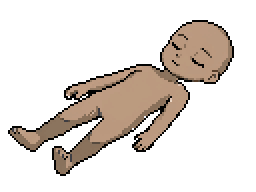
#> input picture CreateSprites/lying_pipeline/A_clean_0.png, 128 x 96 px (shown 2 times larger)
$ python hair_preview.py
#> lines starting #> are read from the running program, lines starting #| are printed output that depends on the picture
### CreateSprites/lying_pipeline/build_layers.py
"""Turns the PixelLab outputs into game-format layers (grayscale, tinted at runtime with modulate)
and previews them on single_bed in its 4 rotations (A, A mirrored, B, B mirrored), on top / under."""
import os, sys
from collections import deque
from PIL import Image
sys.path.insert(0, r"C:/Users/Asus/ProyectoJuegoDating/CreateSprites")
from pixellab_service import isolate_layer_from_base

OUT = os.path.dirname(os.path.abspath(__file__))
LAYERS = os.path.join(OUT, "layers")
BED = r"C:/Users/Asus/ProyectoJuegoDating/frontend/assets/images/furniture/established_furniture/single_bed_rot{}.png"
os.makedirs(LAYERS, exist_ok=True)

def load(name): return Image.open(os.path.join(OUT, name)).convert("RGBA")
#> called with name = 'A_clean_0.png'
#> returned value is the input picture: PIL image 128x96 RGBA; mean R, G, B, A 38.6, 31.8, 26.3, 66.7

# [84 lines left out: functions drop_white_bg, to_raw, tint, isolate_cloth, shear_to_iso, not called in this run]

B_PIVOT, B_SHEAR = (31, 75), 0.43

HEAD = {"A": (98, 24), "B": (31, 75)}
SKIN_LUM = 0.299 * 252 + 0.587 * 213 + 0.114 * 181      # the FCD5B5 tint the mannequin was sent with
CLOTH_LUM = 255 * 0.9                                     # clothes keep their own darkness, slight lift

fixB = lambda im: shear_to_iso(im, B_PIVOT, B_SHEAR)
bases = {"A": load("A_clean_0.png"), "B": load("B_fix_0.png")}          # with face: reference for garment isolation
#> call 2 of load, with name = 'B_fix_0.png'
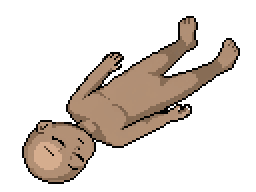
#> input picture CreateSprites/lying_pipeline/B_fix_0.png, 128 x 96 px (shown 2 times larger)
#> in load, returned value is the input picture: PIL image 128x96 RGBA; mean R, G, B, A 40.7, 32.8, 26.6, 71.3
bodies = {"A": load("A_clean_0_noface.png"), "B": load("B_fix_0_noface.png")}  # faceless: what ships
#> call 3 of load, with name = 'A_clean_0_noface.png'
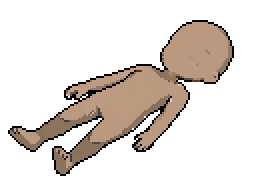
#> input picture CreateSprites/lying_pipeline/A_clean_0_noface.png, 128 x 96 px (shown 2 times larger)
#> in load, returned value is the input picture: PIL image 128x96 RGBA; mean R, G, B, A 39.2, 32.2, 26.7, 66.7
#> call 4 of load, with name = 'B_fix_0_noface.png'
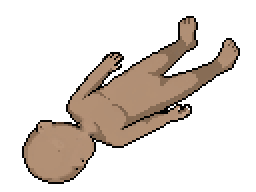
#> input picture CreateSprites/lying_pipeline/B_fix_0_noface.png, 128 x 96 px (shown 2 times larger)
#> in load, returned value is the input picture: PIL image 128x96 RGBA; mean R, G, B, A 40.9, 33, 26.8, 71.3
opens = {"A": drop_white_bg(load("eyes_open_0.png")), "B": drop_white_bg(load("eyes_open_1.png"))}
jackets = {"A": load("jacket_0.png"), "B": load("jacket_1.png")}
jeans = {"A": load("jeans_0.png"), "B": load("jeans_1.png")}

for v in "AB":
    to_raw(bodies[v], SKIN_LUM).save(f"{LAYERS}/male_lie{v}.png")
    to_raw(isolate_cloth(jackets[v], bases[v], HEAD[v]), CLOTH_LUM).save(f"{LAYERS}/jacket_lie{v}.png")
    to_raw(isolate_cloth(jeans[v], bases[v], HEAD[v]), CLOTH_LUM).save(f"{LAYERS}/jeans_lie{v}.png")

# ---------- preview on the 4 bed rotations ----------
SKIN, TOP, BOTTOM = (0xF2, 0xC8, 0xA8), (0x8A, 0x8A, 0x95), (0x70, 0x78, 0x90)

# [10 lines left out: function avatar, not called in this run]

# head center inside the 128x96 lying sprite, and where it goes on the (unmirrored) bed
PILLOW = {0: (156, 36), 2: (64, 90)}
# blanket edge: point + which side is covered; headboard occluder for rot2 (front)
# [29 lines left out: functions covered, headboard, scene, not called in this run]

# [15 lines that do not run on import are left out]

### CreateSprites/lying_pipeline/hair_preview.py
"""Preview every hair style on both lying views (hair_back -> body+face -> hair_front)."""
import sys
from PIL import Image, ImageDraw
import face_layers as fl
#> (the run stopped early here; a loop or call above may not have finished)
